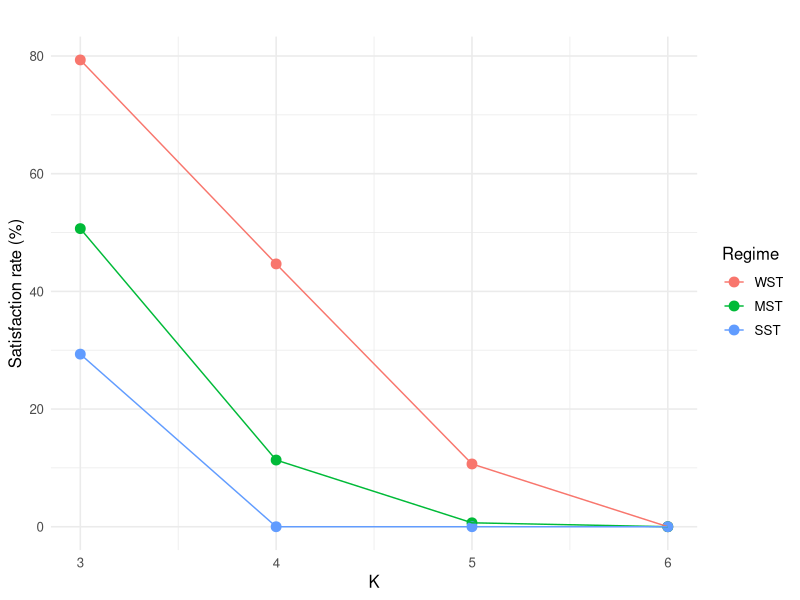

This chart was generated by the following R code:
## =========================================================
##  WST / MST (global) and SST (via permutation) checks
##  Lapo — corrected version with witnesses + plot
## =========================================================

set.seed(123)

# ---------- Matrix generator ----------
sample_M <- function(K) {
  M <- matrix(0.5, K, K)
  for (i in 1:(K-1)) for (j in (i+1):K) {
    u <- runif(1)
    M[i,j] <- u; M[j,i] <- 1 - u
  }
  M
}

# ---------- Global WST/MST checks (order-invariant) ----------
# WST: for all ordered triples (i,j,k), if M[i,j]>=1/2 and M[j,k]>=1/2 then M[i,k]>=1/2
check_WST_global <- function(M) {
  K <- nrow(M)
  for (i in 1:K) for (j in 1:K) for (k in 1:K) {
    if (length(unique(c(i,j,k))) < 3) next
    if (M[i,j] >= 0.5 && M[j,k] >= 0.5 && M[i,k] < 0.5) {
      return(list(ok = FALSE, witness = list(i=i,j=j,k=k,
                                             rij=M[i,j], rjk=M[j,k], rik=M[i,k])))
    }
  }
  list(ok = TRUE, witness = NULL)
}

# MST: if M[i,j]>=1/2 and M[j,k]>=1/2 then M[i,k] >= min(M[i,j], M[j,k])
check_MST_global <- function(M) {
  K <- nrow(M)
  for (i in 1:K) for (j in 1:K) for (k in 1:K) {
    if (length(unique(c(i,j,k))) < 3) next
    if (M[i,j] >= 0.5 && M[j,k] >= 0.5) {
      thr <- min(M[i,j], M[j,k])
      if (M[i,k] < thr) {
        return(list(ok = FALSE, witness = list(i=i,j=j,k=k,
                                               rij=M[i,j], rjk=M[j,k], rik=M[i,k], thr=thr)))
      }
    }
  }
  list(ok = TRUE, witness = NULL)
}

# ---------- SST via permutation (bivariate isotonic) ----------
# After permuting by pi, require: for all i<j, for all k:
# row monotonicity: P[i,k] >= P[j,k];  column monotonicity: P[k,i] <= P[k,j]
satisfies_SST_perm <- function(M, pi) {
  P <- M[pi, pi, drop=FALSE]
  K <- nrow(P)
  if (K < 2) return(TRUE)
  for (i in 1:(K-1)) for (j in (i+1):K) {
    # rows nonincreasing
    if (any(P[i, ] < P[j, ] - 1e-12)) return(FALSE)
    # columns nondecreasing
    if (any(P[, i] > P[, j] + 1e-12)) return(FALSE)
  }
  TRUE
}

# Generate all permutations (factorial; OK up to ~K=7)
all_perms <- function(K) {
  perms <- list(1L)
  if (K == 1L) return(perms)
  for (m in 2:K) {
    new_perms <- vector("list", length(perms) * m)
    idx <- 1L
    for (p in perms) for (pos in 0:(m-1)) {
      new_perms[[idx]] <- append(p, m, after = pos)
      idx <- idx + 1L
    }
    perms <- new_perms
  }
  lapply(perms, as.integer)
}

exists_SST <- function(M) {
  for (pi in all_perms(nrow(M))) {
    if (satisfies_SST_perm(M, pi)) return(list(ok=TRUE, pi=pi))
  }
  list(ok=FALSE, pi=NULL)
}

# ---------- Experiment + plotting ----------
run_experiment <- function(K_vals = 3:6, nrep = 200) {
  summary <- data.frame()
  witnesses <- list()
  for (K in K_vals) {
    cat(sprintf("\n=== K = %d ===\n", K))
    cnt <- c(WST=0L, MST=0L, SST=0L)
    wit <- list(WST=NULL, MST=NULL, SST=NULL)
    for (r in 1:nrep) {
      M <- sample_M(K)
      wst <- check_WST_global(M)
      mst <- check_MST_global(M)
      sst <- exists_SST(M)
      
      if (wst$ok) cnt["WST"] <- cnt["WST"] + 1L else if (is.null(wit$WST)) wit$WST <- list(M=M, witness=wst$witness)
      if (mst$ok) cnt["MST"] <- cnt["MST"] + 1L else if (is.null(wit$MST)) wit$MST <- list(M=M, witness=mst$witness)
      if (sst$ok) cnt["SST"] <- cnt["SST"] + 1L else if (is.null(wit$SST)) wit$SST <- list(M=M, pi=NULL)
      
      if (r %% 50 == 0) cat(sprintf("  ...rep %d/%d\r", r, nrep))
    }
    rat <- 100 * cnt / nrep
    cat(sprintf("WST: %.1f%%   MST: %.1f%%   SST: %.1f%%\n", rat["WST"], rat["MST"], rat["SST"]))
    summary <- rbind(summary,
                     data.frame(K=K, regime=factor(names(cnt), levels=c("WST","MST","SST")),
                                percent=as.numeric(rat)))
    witnesses[[as.character(K)]] <- wit
  }
  list(summary=summary, witnesses=witnesses)
}

# ---- run
res <- run_experiment(K_vals = 3:6, nrep = 150)

# ---- plot
if (!requireNamespace("ggplot2", quietly = TRUE)) install.packages("ggplot2")
library(ggplot2)
ggplot(res$summary, aes(x=K, y=percent, color=regime)) +
  geom_point(size=3) + geom_line() +
  labs(x="K", y="Satisfaction rate (%)", color="Regime",
       title="") +
  theme_minimal(base_size = 12)

# ---- print one witness if any (for K=6)
wit6 <- res$witnesses[["6"]]
if (!is.null(wit6$WST)) {
  cat("\n[WST witness for K=6]\n")
  print(round(wit6$WST$M, 3))
  print(wit6$WST$witness)
}
if (!is.null(wit6$MST)) {
  cat("\n[MST witness for K=6]\n")
  print(round(wit6$MST$M, 3))
  print(wit6$MST$witness)
}
